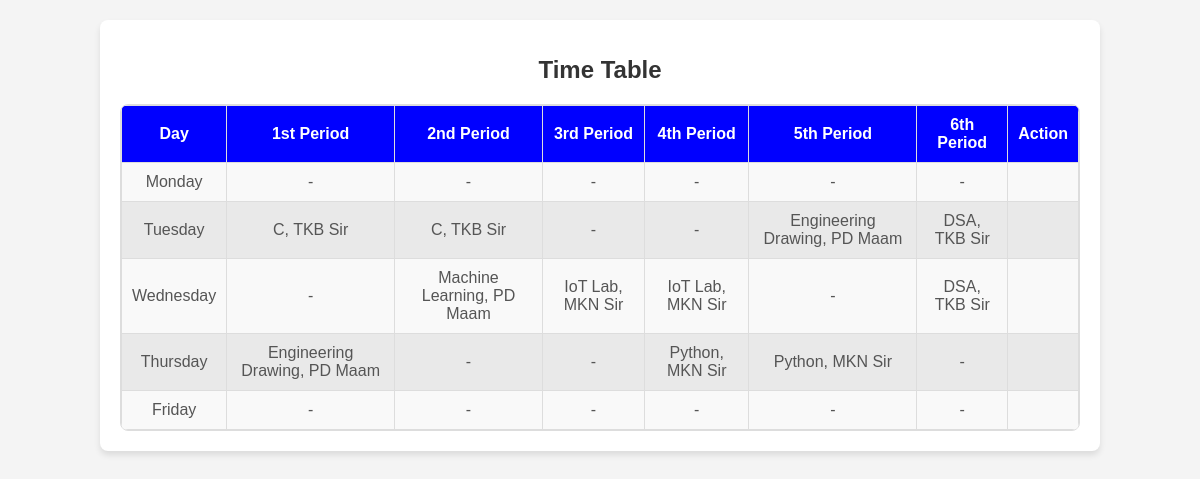
Screenshot of /display.php with the database file from the repository.
### tables this page shows
CREATE TABLE `table1` (
  `sl_no` int(10) NOT NULL,
  `day` varchar(10) NOT NULL,
  `p1` varchar(50) NOT NULL,
  `p2` varchar(50) NOT NULL,
  `p3` varchar(50) NOT NULL,
  `p4` varchar(50) NOT NULL,
  `p5` varchar(50) NOT NULL,
  `p6` varchar(50) NOT NULL
);

### display.php (the view, shortened to what this page needs)
<!DOCTYPE html>
<html lang="en">
<head>
    <title</title>
    <link rel="stylesheet" href="css/mystyle.css">
</head>
<body>
    <div class="main-div">
        <h1>Time Table</h1>
        <div class="center-div">
            <div class="table-responsive">
                <table>
                    <thead>
                        <tr>
                            <th bgcolor="blue"><strong>Day</strong></th>
                            <th bgcolor="blue"><strong>1st Period</strong></th>
                            <th bgcolor="blue"><strong>2nd Period</strong></th>
                            <th bgcolor="blue"><strong>3rd Period</strong></th>
                            <th bgcolor="blue"><strong>4th Period</strong></th>
                            <th bgcolor="blue"><strong>5th Period</strong></th>
                            <th bgcolor="blue"><strong>6th Period</strong></th>
                            <th bgcolor="blue"><strong>Action</strong></th>
                        </tr>
                    </thead>
                    <tbody>
                    <?php
                        $querry="select * from table1 ";
                        $connection = mysqli_connect("localhost","root","","timetable");
                        $query= mysqli_query($connection,$querry);
                        while($res=mysqli_fetch_array($query)){
                           ?>
                            <tr>
                            <td><?php echo $res['day']; ?></td>
                            <td><?php echo $res['p1']; ?></td>
                            <td><?php echo $res['p2']; ?></td>
                            <td><?php echo $res['p3']; ?></td>
                            <td><?php echo $res['p4']; ?></td>
                            <td><?php echo $res['p5']; ?></td>
                            <td><?php echo $res['p6']; ?></td>
                            <td><a href="update.php?sl_no=<?php echo $res['sl_no'];?>" data-toggle="tooltip" data-placement="bottom" title="Update"><i class="fa fa-edit" aria-hidden="true"></i> </a></td>
                        </tr>
                        <?php
                        }
                    ?>
                    </tbody>
                </table>
            </div>
        </div>
</div>
</body>
</html>

### css/mystyle.css (style rules this page uses)
body { font-family: Arial, sans-serif; margin: 0; padding: 0; background-color: #f4f4f4; text-align: center; }
.main-div { margin: 20px auto; padding: 20px; max-width: 80%; background: #fff; box-shadow: 0px 4px 6px rgba(0, 0, 0, 0.1); border-radius: 8px; }
h1 { color: #333; font-size: 24px; margin-bottom: 20px; }
.center-div { overflow-x: 70%; }
table { width: 100%; border-collapse: collapse; margin: 0 auto; }
th, td { border: 1px solid #ddd; padding: 10px; text-align: center; }
th { background-color: blue; color: white; font-weight: bold; }
td { color: #555; background-color: #f9f9f9; }
tr:nth-child(even) td { background-color: #e9e9e9; }
.table-responsive { border: 1px solid #ddd; border-radius: 8px; overflow: hidden; margin: 0 auto; }

### rows the page displays
table1: day "Monday", p1 "-", p2 "-", p3 "-", p4 "-", p5 "-", p6 "-"
table1: day "Tuesday", p1 "C, TKB Sir", p2 "C, TKB Sir", p3 "-", p4 "-", p5 "Engineering Drawing, PD Maam", p6 "DSA, TKB Sir"
table1: day "Wednesday", p1 "-", p2 "Machine Learning, PD Maam", p3 "IoT Lab, MKN Sir", p4 "IoT Lab, MKN Sir", p5 "-", p6 "DSA, TKB Sir"
table1: day "Thursday", p1 "Engineering Drawing, PD Maam", p2 "-", p3 "-", p4 "Python, MKN Sir", p5 "Python, MKN Sir", p6 "-"
table1: day "Friday", p1 "-", p2 "-", p3 "-", p4 "-", p5 "-", p6 "-"
